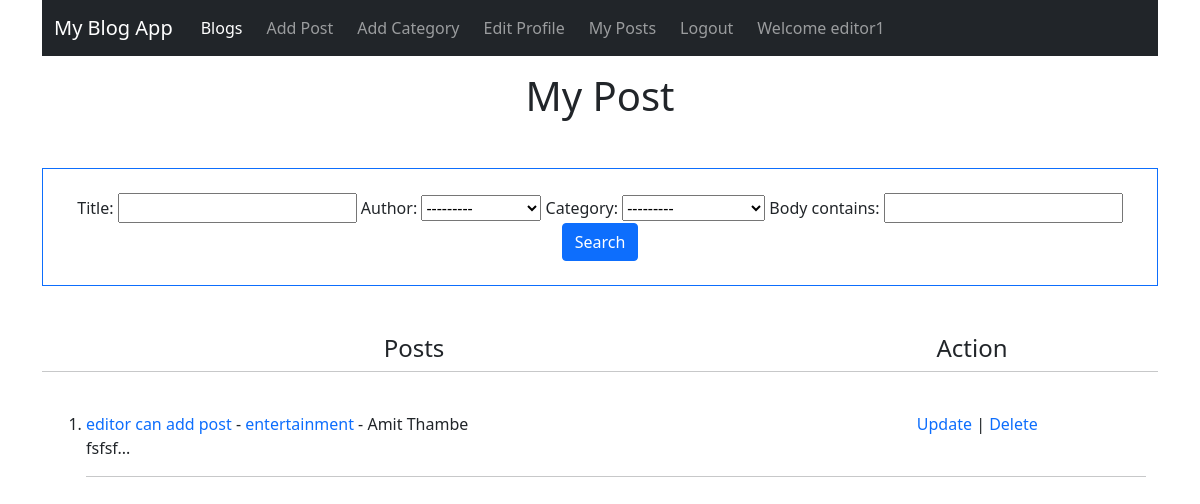
The app's page /my_posts (signed in), older data.
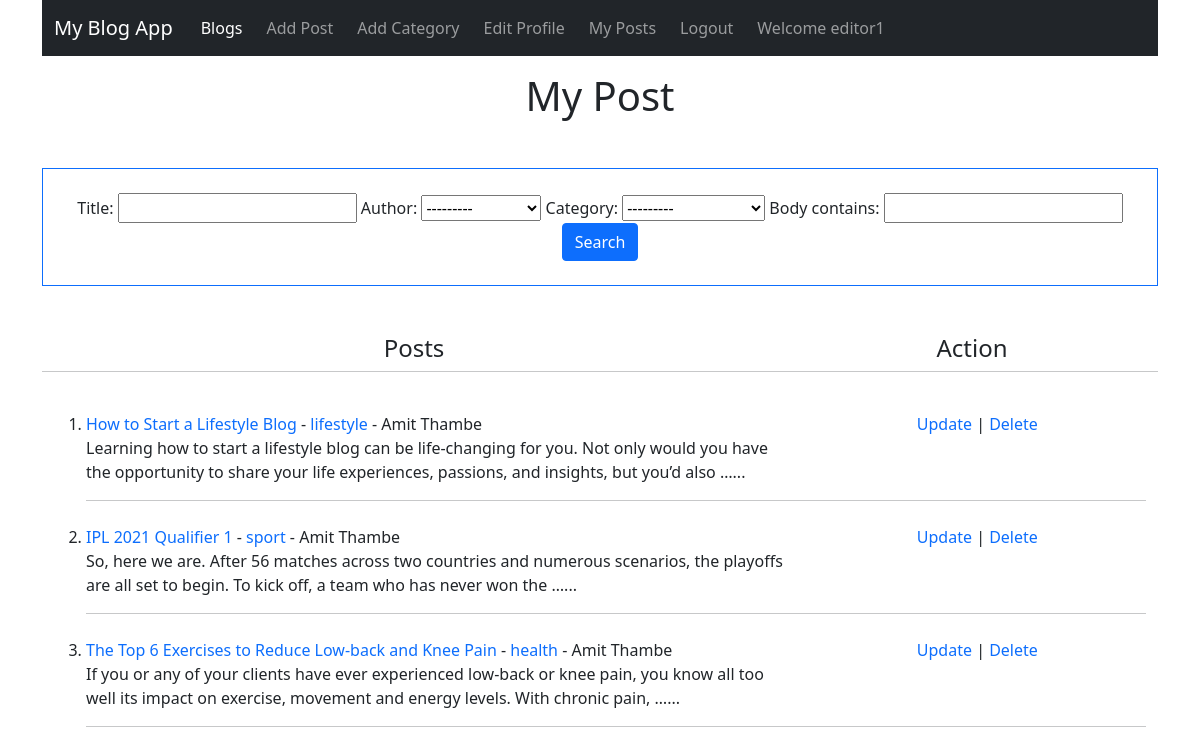
The same page, newer data.
### blogapp/models.py (models this page shows, shortened)
class Post(models.Model):
    title = models.CharField(max_length=255)
    author = models.ForeignKey(User,on_delete=models.CASCADE)
    body = models.TextField()
    publish_date = models.DateField(auto_now_add=True)
    category = models.ForeignKey(Category,on_delete=models.CASCADE)

class Category(models.Model):
    name = models.CharField(max_length=100)
    def __str__(self):
        return self.name
    class Meta:
        verbose_name_plural = 'categories'

### blogapp/views.py (the view)
# urls.py: path('my_posts',views.MyPostView.as_view(),name="my_posts"),
class MyPostView( CheckEditorGroupMixin ,ListView):
    model = Post
    template_name = 'blogapp/myposts.html'
    ordering = ['-publish_date']
    filterset_class = PostFilter
    def get_queryset(self):
        posts = Post.objects.filter(author=self.request.user)
        return posts
    def get_context_data(self,*args, **kwargs):
        myFilter = PostFilter(self.request.GET,self.get_queryset())
        context = super().get_context_data(*args,**kwargs)
        context['categories']= Category.objects.all()
        context['myFilter']= myFilter
        context['object_list']= myFilter.qs
        return context

### blogapp/mixins.py (called while the page is built)
    def test_func(self):
        return self.request.user.groups.filter(name="editor") or self.request.user.is_superuser

### blogapp/templates/blogapp/myposts.html (shortened to what this page needs)
{% extends 'blogapp/base.html' %}
{% block content %}
<h1 class="text-center mt-3">My Post</h1>
{% if object_list %}
<div class="text-center mt-5 border border-primary p-4 ">
    <form action="">
        {{myFilter.form}}
        <button class="btn btn-primary" type="submit">Search</button>
    </form>
</div>
{% endif %}
<div class="container mt-5">
    <div class="row text-center">
        {% if object_list %}
        <div class="col-md-8"><h4>Posts</h4></div>
        <div class="col-md-4"><h4>Action</h4></div>
        <hr>
    </div>
    <ol>
        {% for post in object_list %}
        <li>
            <div class="row mt-4 ">
                <div class="col-md-8">
                    <a href="{% url 'article' post.id %}">{{post.title}}</a> - <a
                        href="{% url 'category' post.category.id %}">{{post.category}}</a> -
                    {{post.author.first_name}} {{post.author.last_name}}<br>
                    <div class="text-justify">
                        {{post.body|safe|truncatewords:30}}...
                    </div>
                </div>
                <div class="col-md-4 text-center">
                    <a href="{% url 'edit_post' post.pk %}">Update</a> |
                    <a href="{% url 'delete_post' post.pk %}">Delete</a>
                </div>
            </div>
            <hr>
        </li>
        {% endfor %}
    </ol>
    {% else%}
    <h2>You don't have any post ...  <a href="{% url 'add_post' %}">add one</a></h2>
    {% endif%}
</div>
{% endblock %}

### blogapp/templates/blogapp/base.html (shortened to what this page needs)
<!doctype html>
<html lang="en">
<head>
  <link href="https://cdn.jsdelivr.net/npm/bootstrap@5.1.1/dist/css/bootstrap.min.css" rel="stylesheet"
>
</head>
<body>
  <div class="container">
    <nav class="navbar navbar-expand-lg navbar-dark bg-dark">
      <div class="container-fluid">
        <a class="navbar-brand" href="#">My Blog App</a>
        <div class="collapse navbar-collapse" id="navbarSupportedContent">
          <ul class="navbar-nav me-auto mb-2 mb-lg-0">
            {% if user.is_authenticated %}
            {% if user.is_superuser %}
            <li class="nav-item mx-1">
              <a class="nav-link active" aria-current="page" href="{% url 'admin_home' %}">Admin Home</a>
            </li>
            <li class="nav-item mx-1">
              <a class="nav-link active" href="{% url 'home' %}">Blogs</a>
            </li>
            <!-- <li class="nav-item mx-1">
              <a class="nav-link active" aria-current="page" href="{% url 'home' %}">Visit Site</a>
            </li> -->
            {%else%}
            <li class="nav-item mx-1">
              <a class="nav-link active"  href="{% url 'home' %}">Blogs</a>
            </li>
            {% endif %}
            <li class="nav-item mx-1">
              <a class="nav-link" href="{% url 'add_post' %}">Add Post</a>
            </li>
            <li class="nav-item mx-1">
              <a class="nav-link" href="{% url 'addCategory' %}">Add Category</a>
            </li>
            <li class="nav-item mx-1">
              <a class="nav-link" href="{% url 'edit_profile' %}">Edit Profile</a>
            </li>
            <li class="nav-item mx-1">
              <a class="nav-link" href="{% url 'my_posts' %}">My Posts</a>
            </li>
            <li class="nav-item mx-1">
              <a class="nav-link" href="{% url 'logout' %}">Logout</a>
            </li>
            <li class="nav-item mx-1">
              <a class="nav-link" href="">Welcome {{user.username}}</a>
            </li>
            {% endif %}
        </ul>
        </div>
      </div>
    </nav>
    {% block content %}
    {% endblock %}
  </div>
</body>
</html>

### blogapp/templates/blogapp/base.html (style rules this page uses)
a:link { text-decoration: none; }

Row changes from the older to the newer data that the page shows:
removed Post: title "editor can add post", category "entertainment", author.first_name "Amit", author.last_name "Thambe", body "fsfsf"
added Post: title "How to Start a Lifestyle Blog", category "lifestyle", author.first_name "Amit", author.last_name "Thambe", body "Learning how to start a lifestyle blog can be life-changing for you. Not only would you have the opportunity to share your life experiences, passions, and insights, but you’d also …"
added Post: title "IPL 2021 Qualifier 1", category "sport", author.first_name "Amit", author.last_name "Thambe", body "So, here we are. After 56 matches across two countries and numerous scenarios, the playoffs are all set to begin. To kick off, a team who has never won the …"
added Post: title "The Top 6 Exercises to Reduce Low-back and Knee Pain", category "health", author.first_name "Amit", author.last_name "Thambe", body "If you or any of your clients have ever experienced low-back or knee pain, you know all too well its impact on exercise, movement and energy levels. With chronic pain, …"
